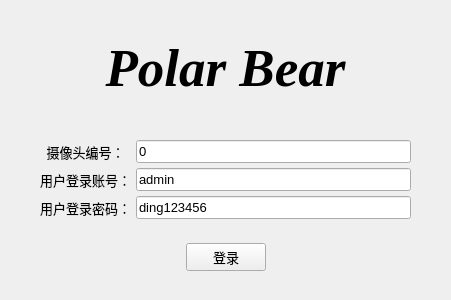
<?xml version="1.0" encoding="UTF-8"?>
<ui version="4.0">
 <class>Form</class>
 <widget class="QWidget" name="Form">
  <property name="geometry">
   <rect>
    <x>0</x>
    <y>0</y>
    <width>451</width>
    <height>300</height>
   </rect>
  </property>
  <property name="sizePolicy">
   <sizepolicy hsizetype="Preferred" vsizetype="Ignored">
    <horstretch>0</horstretch>
    <verstretch>0</verstretch>
   </sizepolicy>
  </property>
  <property name="minimumSize">
   <size>
    <width>451</width>
    <height>300</height>
   </size>
  </property>
  <property name="maximumSize">
   <size>
    <width>451</width>
    <height>300</height>
   </size>
  </property>
  <property name="font">
   <font>
    <pointsize>10</pointsize>
   </font>
  </property>
  <property name="windowTitle">
   <string>Polar Bear Login</string>
  </property>
  <property name="layoutDirection">
   <enum>Qt::LeftToRight</enum>
  </property>
  <widget class="QWidget" name="layoutWidget">
   <property name="geometry">
    <rect>
     <x>40</x>
     <y>0</y>
     <width>371</width>
     <height>291</height>
    </rect>
   </property>
   <layout class="QVBoxLayout" name="verticalLayout_2" stretch="2,2,1">
    <property name="spacing">
     <number>5</number>
    </property>
    <item>
     <widget class="QLabel" name="tilte_label">
      <property name="font">
       <font>
        <family>Times New Roman</family>
        <pointsize>40</pointsize>
        <weight>75</weight>
        <italic>true</italic>
        <bold>true</bold>
       </font>
      </property>
      <property name="text">
       <string>Polar Bear</string>
      </property>
      <property name="alignment">
       <set>Qt::AlignCenter</set>
      </property>
     </widget>
    </item>
    <item>
     <layout class="QGridLayout" name="gridLayout">
      <item row="1" column="0">
       <widget class="QLabel" name="label_2">
        <property name="text">
         <string>用户登录账号：</string>
        </property>
        <property name="alignment">
         <set>Qt::AlignCenter</set>
        </property>
       </widget>
      </item>
      <item row="1" column="1">
       <widget class="QLineEdit" name="admin_line">
        <property name="text">
         <string>admin</string>
        </property>
       </widget>
      </item>
      <item row="2" column="0">
       <widget class="QLabel" name="label_3">
        <property name="text">
         <string>用户登录密码：</string>
        </property>
       </widget>
      </item>
      <item row="0" column="0">
       <widget class="QLabel" name="label">
        <property name="text">
         <string>摄像头编号：</string>
        </property>
        <property name="alignment">
         <set>Qt::AlignCenter</set>
        </property>
       </widget>
      </item>
      <item row="2" column="1">
       <widget class="QLineEdit" name="pw_line">
        <property name="text">
         <string>ding123456</string>
        </property>
       </widget>
      </item>
      <item row="0" column="1">
       <widget class="QLineEdit" name="index_line">
        <property name="text">
         <string>0</string>
        </property>
       </widget>
      </item>
     </layout>
    </item>
    <item>
     <layout class="QVBoxLayout" name="verticalLayout">
      <item>
       <spacer name="verticalSpacer">
        <property name="orientation">
         <enum>Qt::Vertical</enum>
        </property>
        <property name="sizeHint" stdset="0">
         <size>
          <width>20</width>
          <height>20</height>
         </size>
        </property>
       </spacer>
      </item>
      <item>
       <layout class="QHBoxLayout" name="horizontalLayout">
        <item>
         <spacer name="horizontalSpacer">
          <property name="orientation">
           <enum>Qt::Horizontal</enum>
          </property>
          <property name="sizeHint" stdset="0">
           <size>
            <width>40</width>
            <height>20</height>
           </size>
          </property>
         </spacer>
        </item>
        <item>
         <widget class="QPushButton" name="login_button">
          <property name="font">
           <font>
            <pointsize>10</pointsize>
           </font>
          </property>
          <property name="text">
           <string>登录</string>
          </property>
          <property name="iconSize">
           <size>
            <width>32</width>
            <height>32</height>
           </size>
          </property>
         </widget>
        </item>
        <item>
         <spacer name="horizontalSpacer_2">
          <property name="orientation">
           <enum>Qt::Horizontal</enum>
          </property>
          <property name="sizeHint" stdset="0">
           <size>
            <width>40</width>
            <height>20</height>
           </size>
          </property>
         </spacer>
        </item>
       </layout>
      </item>
      <item>
       <spacer name="verticalSpacer_2">
        <property name="orientation">
         <enum>Qt::Vertical</enum>
        </property>
        <property name="sizeHint" stdset="0">
         <size>
          <width>20</width>
          <height>20</height>
         </size>
        </property>
       </spacer>
      </item>
     </layout>
    </item>
   </layout>
  </widget>
 </widget>
 <resources/>
 <connections/>
</ui>
